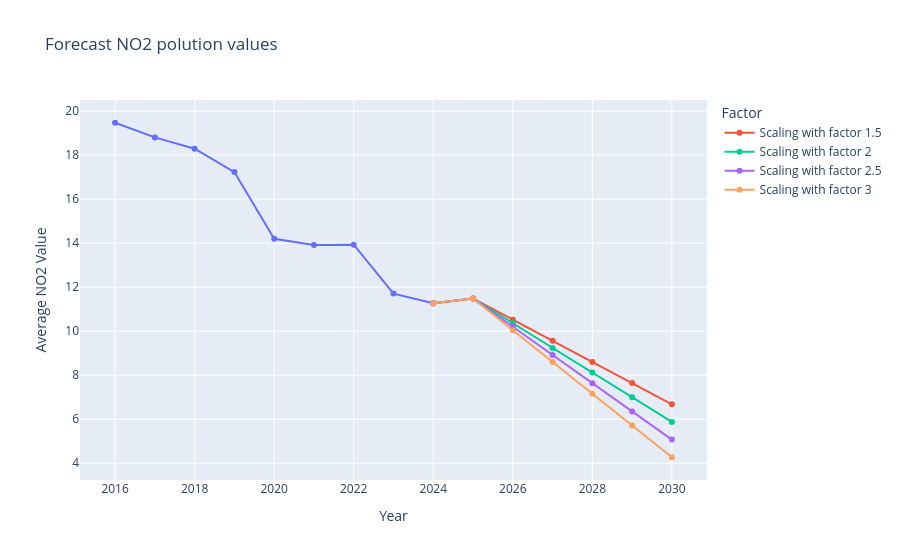

The notebook cell saved with this chart:
### Code cell
#https://www.geeksforgeeks.org/python/numpy-linspace/
area=dfPM10sumareatot['area_km2'].iloc[-1]
lastyear=dfPM10sumareatot['Year'].iloc[-1]
lastvalueyear=dfNO2meanraw['Average NO2 Value'].iloc[-1]
factor=[1.5,2,2.5,3]
figno2 = px.line(dfNO2meanraw, x="Year", y="Average NO2 Value", markers=True, title="Forecast NO2 polution values")
for factors in factor:
    areapred=np.linspace(area, area*factors,6).reshape(-1, 1)
    futurepred=np.arange(lastyear, lastyear+6).reshape(-1, 1)
    xpred=np.hstack((areapred, futurepred))
    ypredNO2=modelno2.predict(xpred)
    print(ypredNO2)
    xyear=np.arange(lastyear,lastyear+7) #take the last year of the actual values and add 6 years so that we can do the predictions from 2025 until 2030
    figno2.add_trace(go.Scatter(x=xyear, y=np.insert(ypredNO2,0,lastvalueyear), mode= 'lines+markers', name=f'Scaling with factor {factors}'))
    
figno2.update_layout(legend_title_text = "Factor")
figno2.show()

### Figure 1 — Plotly figure (JSON) as saved in the notebook; plotly's stock layout.template omitted (floating-point values rounded to 4 significant figures)
{"data": [{"hovertemplate": "Year=%{x}<br>Average NO2 Value=%{y}<extra></extra>", "legendgroup": "", "line": {"color": "#636efa", "dash": "solid"}, "marker": {"symbol": "circle"}, "mode": "lines+markers", "name": "", "orientation": "v", "showlegend": false, "type": "scatter", "x": [2016, 2017, 2018, 2019, 2020, 2021, 2022, 2023, 2024], "xaxis": "x", "y": [19.47, 18.81, 18.29, 17.23, 14.2, 13.92, 13.93, 11.71, 11.27], "yaxis": "y"}, {"mode": "lines+markers", "name": "Scaling with factor 1.5", "type": "scatter", "x": [2024, 2025, 2026, 2027, 2028, 2029, 2030], "y": [11.27, 11.48, 10.52, 9.563, 8.602, 7.641, 6.681]}, {"mode": "lines+markers", "name": "Scaling with factor 2", "type": "scatter", "x": [2024, 2025, 2026, 2027, 2028, 2029, 2030], "y": [11.27, 11.48, 10.36, 9.242, 8.121, 6.999, 5.878]}, {"mode": "lines+markers", "name": "Scaling with factor 2.5", "type": "scatter", "x": [2024, 2025, 2026, 2027, 2028, 2029, 2030], "y": [11.27, 11.48, 10.2, 8.921, 7.639, 6.357, 5.076]}, {"mode": "lines+markers", "name": "Scaling with factor 3", "type": "scatter", "x": [2024, 2025, 2026, 2027, 2028, 2029, 2030], "y": [11.27, 11.48, 10.04, 8.6, 7.157, 5.715, 4.273]}], "layout": {"legend": {"title": {"text": "Factor"}, "tracegroupgap": 0}, "title": {"text": "Forecast NO2 polution values"}, "xaxis": {"anchor": "y", "domain": [0, 1], "title": {"text": "Year"}}, "yaxis": {"anchor": "x", "domain": [0, 1], "title": {"text": "Average NO2 Value"}}}}
